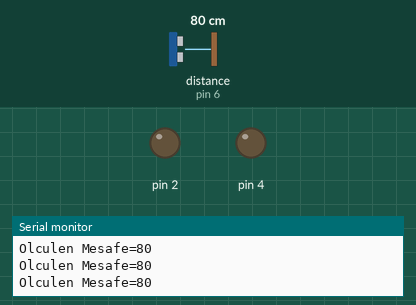
The sketch below on a simulated Arduino Uno, built with avr-gcc and run on an emulated ATmega328P. Parts: output pins drawn as LEDs (lit = HIGH), the last lines printed to the serial monitor. Wiring (inferred from the names in the program): ultrasonic range finder: trigger pin 7; echo pin 6. Dashed ring = blinking. The inputs (shaded band) are chosen by the test bench; at power-on: distance to the obstacle (sensor on pin 6) 80 cm. The echo pulse lasts 58.3 µs per cm; pins used as bus, display or sensor lines are not drawn.

Above: at 1.2 s.
1.3 s: distance to the obstacle (sensor on pin 6) set to 77 cm
At 1.9 s:
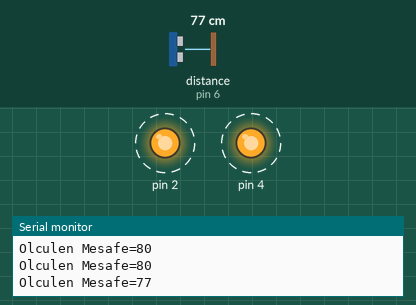
4.3 s: distance to the obstacle (sensor on pin 6) set to 250 cm
At 4.8 s:
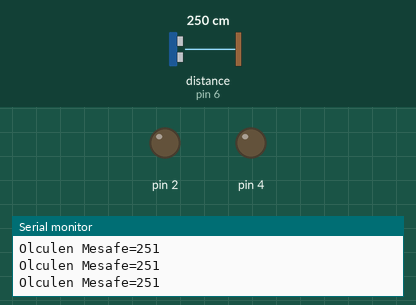
7.3 s: distance to the obstacle (sensor on pin 6) set to 60 cm
At 7.9 s:
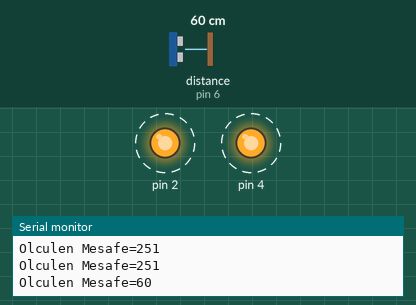
Timing chart, 0 to 16.3 s (numbered marks = the images above; inputs shaded):
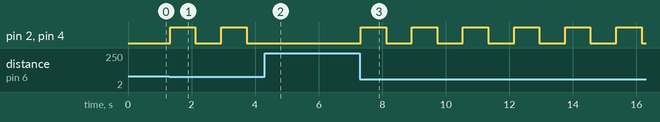

The sketch:

mighty_fyyran_maimu1__1_.ino
```cpp
void setup() {
Serial.begin(9600);
pinMode(7,OUTPUT);//Trig
pinMode(6,INPUT); //Echo
 pinMode(2,OUTPUT);
 pinMode(4,OUTPUT);

}

void loop() {
digitalWrite(7,1); delay(1);
digitalWrite(7,0);
int sure=pulseIn(6,1);
int mesafe=(sure/2)/28.97;
Serial.print("Olculen Mesafe=");
Serial.println(mesafe);
delay(1);

  if(mesafe<80 && mesafe >40){
    digitalWrite(2,1);
    digitalWrite(4,1);
  delay(800);

    digitalWrite(2,0);
   digitalWrite(4,0);
  delay(800);
}
    if(mesafe<40 && mesafe >20){
    digitalWrite(2,1);
    digitalWrite(4,1);
  delay(400);

    digitalWrite(2,0);
   digitalWrite(4,0);
  delay(400);
}
      if(mesafe<20 && mesafe >10){
    digitalWrite(2,1);
    digitalWrite(4,1);
  delay(200);

    digitalWrite(2,0);
   digitalWrite(4,0);
  delay(200);
}
      if(mesafe<10 && mesafe >0){
    digitalWrite(2,1);
    digitalWrite(4,1);
  delay(100);

    digitalWrite(2,0);
   digitalWrite(4,0);
  delay(100);
}
}
  
```

Measured:
- the behaviour switches between 80 and 79 cm on distance to the obstacle (sensor on pin 6) (found by bisection; images 0 and 1)
- after the input at 1.3 s, pin 2, pin 4: alternates HIGH for 0.80 s and LOW for 0.81 s, starting at once
- after the input at 4.3 s, pin 2, pin 4: stops changing and stays LOW
- after the input at 7.3 s, pin 2, pin 4: alternates HIGH for 0.80 s and LOW for 0.81 s, starting at once
